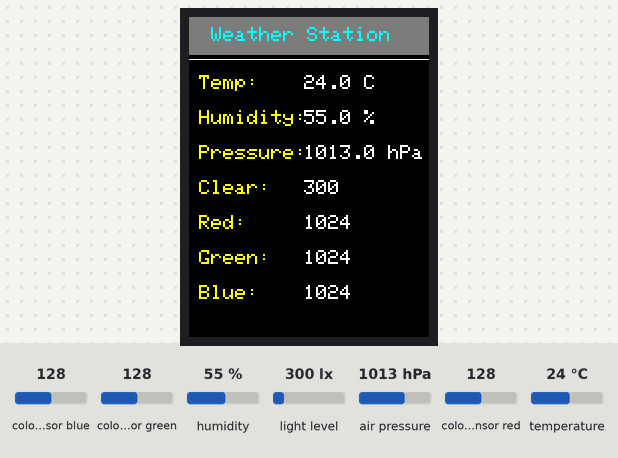
A sketch run on a simulated ESP32. Shown: 240×320 colour display. Inputs (shaded band) come from the test bench; at power-on: colour sensor blue 128, colour sensor green 128, humidity 55 %, light level 300 lx, air pressure 1013 hPa, colour sensor red 128, temperature 24 °C. What the sketch prints to the serial monitor is not drawn.

Above: at 3.5 s.
3.6 s: colour sensor blue set to 5
At 5.6 s:
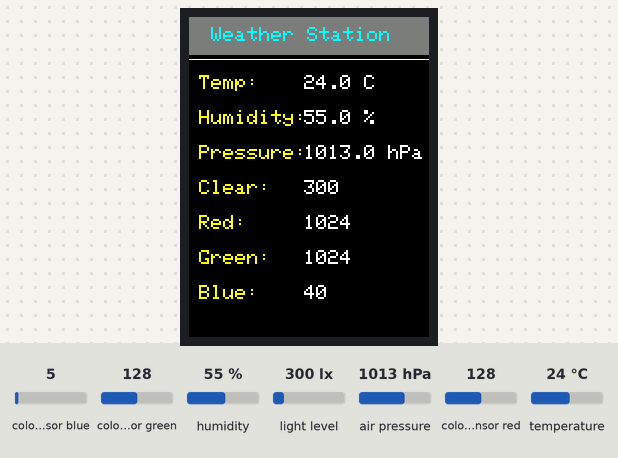
5.9 s: colour sensor green set to 5
At 7.4 s:
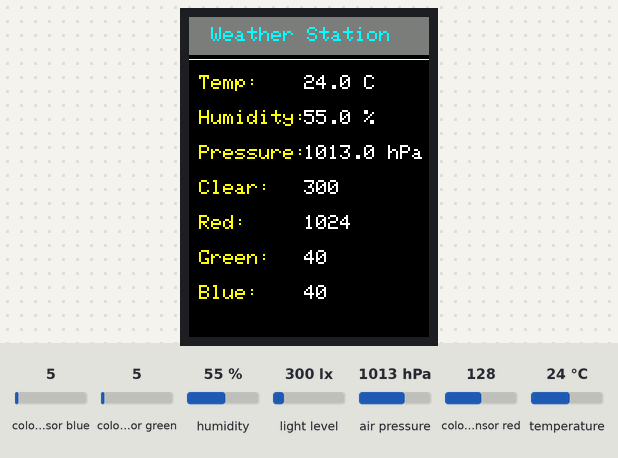
7.9 s: humidity set to 22 %
At 8.9 s:
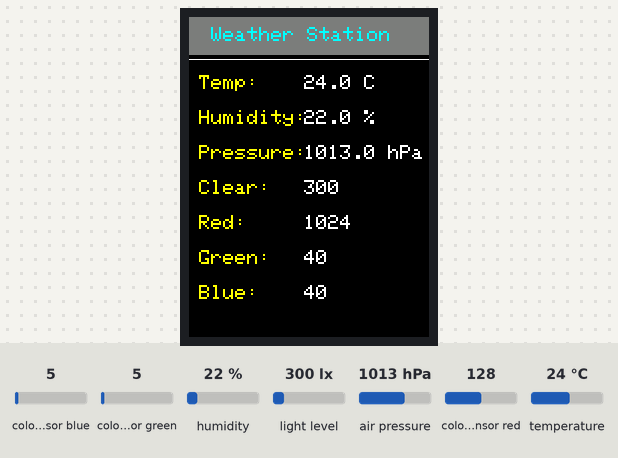
9.9 s: light level set to 40 lx
At 11.6 s:
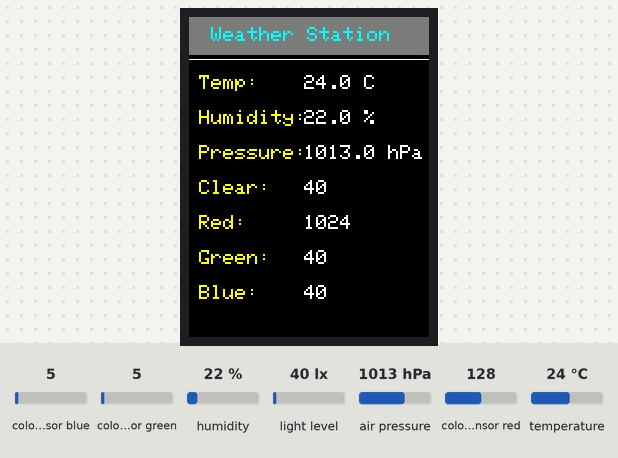
11.9 s: air pressure set to 952 hPa
At 13.1 s:
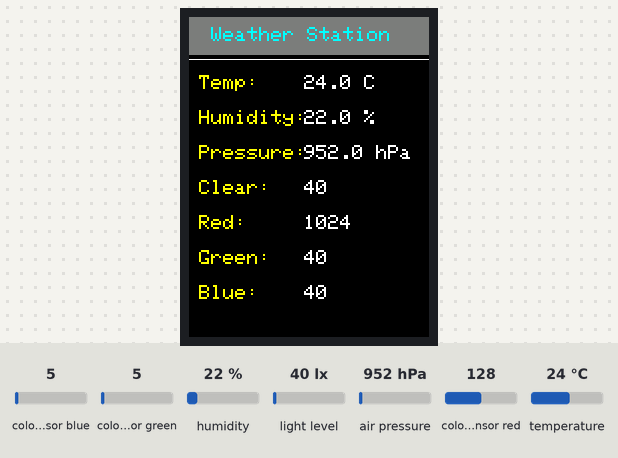
13.9 s: colour sensor red set to 5
At 15.9 s:
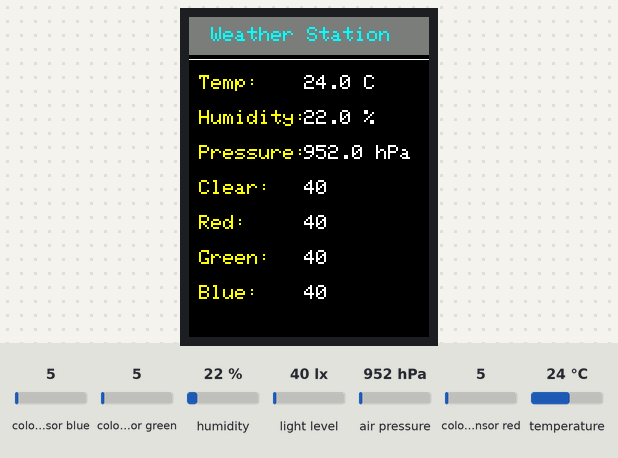
Timing chart, 0 to 16.9 s (numbered marks = the images above; inputs shaded):
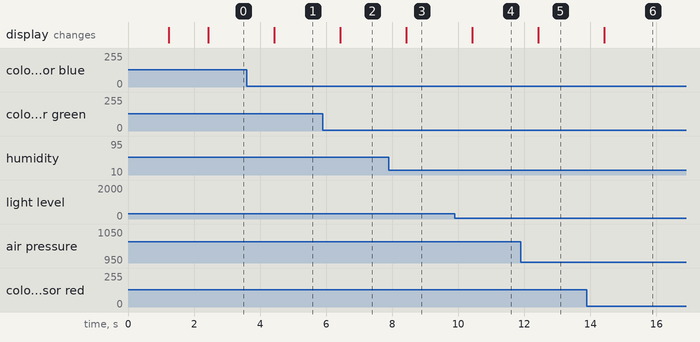

The sketch:

wheatherStation_V1.ino
```cpp
#include <SPI.h>
#include <Wire.h>
#include <WiFi.h>
#include <WebServer.h>

#include <Adafruit_GFX.h>
#include <Adafruit_ILI9341.h>
#include <Adafruit_Sensor.h>
#include <Adafruit_BME280.h>
#include <SparkFun_APDS9960.h>

// =====================================================
// WIFI HOTSPOT SETTINGS
// =====================================================
const char* ssid = "weather_station";
const char* password = "weather123456";

WebServer server(80);

// =====================================================
// ESP32 I2C PINS
// =====================================================
#define I2C_SDA 21
#define I2C_SCL 22

// =====================================================
// TFT ILI9341 PINS - YOUR CONNECTION
// =====================================================
#define TFT_SCK   18
#define TFT_MOSI  23
#define TFT_MISO  19
#define TFT_CS    5
#define TFT_DC    2
#define TFT_RST   4

Adafruit_ILI9341 tft = Adafruit_ILI9341(TFT_CS, TFT_DC, TFT_RST);

// =====================================================
// SENSORS
// =====================================================
Adafruit_BME280 bme;
SparkFun_APDS9960 apds;

bool bmeFound = false;
bool apdsFound = false;

// =====================================================
// SENSOR VALUES
// =====================================================
float temperature = NAN;
float humidity = NAN;
float pressure = NAN;

uint16_t redValue = 0;
uint16_t greenValue = 0;
uint16_t blueValue = 0;
uint16_t clearValue = 0;

// =====================================================
// TIMING
// =====================================================
unsigned long lastUpdate = 0;
const unsigned long updateInterval = 2000;

// =====================================================
// FORMAT VALUE
// =====================================================
String formatValue(float value, int decimals, String unit) {
  if (isnan(value)) return "N/A";
  return String(value, decimals) + " " + unit;
}

// =====================================================
// READ BME280
// =====================================================
void readBME280Sensor() {
  if (bmeFound) {
    temperature = bme.readTemperature();
    humidity = bme.readHumidity();
    pressure = bme.readPressure() / 100.0F;
  } else {
    temperature = NAN;
    humidity = NAN;
    pressure = NAN;
  }
}

// =====================================================
// READ APDS9960
// =====================================================
void readAPDS9960Sensor() {
  if (apdsFound) {
    apds.readAmbientLight(clearValue);
    apds.readRedLight(redValue);
    apds.readGreenLight(greenValue);
    apds.readBlueLight(blueValue);
  } else {
    clearValue = 0;
    redValue = 0;
    greenValue = 0;
    blueValue = 0;
  }
}

// =====================================================
// DRAW TFT SCREEN DESIGN
// =====================================================
void drawScreenLayout() {
  tft.fillScreen(ILI9341_BLACK);

  tft.fillRect(0, 0, 240, 38, ILI9341_DARKGREY);
  tft.setTextColor(ILI9341_CYAN);
  tft.setTextSize(2);
  tft.setCursor(22, 10);
  tft.print("Weather Station");

  tft.drawFastHLine(0, 42, 240, ILI9341_WHITE);

  tft.setTextSize(2);
  tft.setTextColor(ILI9341_YELLOW);

  tft.setCursor(10, 58);
  tft.print("Temp:");

  tft.setCursor(10, 93);
  tft.print("Humidity:");

  tft.setCursor(10, 128);
  tft.print("Pressure:");

  tft.setCursor(10, 163);
  tft.print("Clear:");

  tft.setCursor(10, 198);
  tft.print("Red:");

  tft.setCursor(10, 233);
  tft.print("Green:");

  tft.setCursor(10, 268);
  tft.print("Blue:");
}

// =====================================================
// UPDATE TFT VALUES ONLY
// =====================================================
void updateScreenValues() {
  tft.fillRect(115, 55, 120, 245, ILI9341_BLACK);

  tft.setTextSize(2);
  tft.setTextColor(ILI9341_WHITE);

  tft.setCursor(115, 58);
  tft.print(formatValue(temperature, 1, "C"));

  tft.setCursor(115, 93);
  tft.print(formatValue(humidity, 1, "%"));

  tft.setCursor(115, 128);
  tft.print(formatValue(pressure, 1, "hPa"));

  tft.setCursor(115, 163);
  tft.print(clearValue);

  tft.setCursor(115, 198);
  tft.print(redValue);

  tft.setCursor(115, 233);
  tft.print(greenValue);

  tft.setCursor(115, 268);
  tft.print(blueValue);
}

// =====================================================
// SERIAL MONITOR
// =====================================================
void printToSerial() {
  Serial.println("================================");
  Serial.println("BME280 + APDS9960 READINGS");
  Serial.println("================================");

  Serial.print("Temperature: ");
  Serial.println(formatValue(temperature, 1, "C"));

  Serial.print("Humidity: ");
  Serial.println(formatValue(humidity, 1, "%"));

  Serial.print("Pressure: ");
  Serial.println(formatValue(pressure, 1, "hPa"));

  Serial.print("Clear: ");
  Serial.println(clearValue);

  Serial.print("RGB: R=");
  Serial.print(redValue);
  Serial.print(" G=");
  Serial.print(greenValue);
  Serial.print(" B=");
  Serial.println(blueValue);

  Serial.println("================================");
}

// =====================================================
// WEB DASHBOARD PAGE
// =====================================================
void handleRoot() {
  String html = R"rawliteral(
<!DOCTYPE html>
<html>
<head>
  <meta charset="UTF-8">
  <meta name="viewport" content="width=device-width, initial-scale=1.0">
  <title>ESP32 Weather Station</title>

  <style>
    * {
      box-sizing: border-box;
      margin: 0;
      padding: 0;
      font-family: Arial, Helvetica, sans-serif;
    }

    body {
      min-height: 100vh;
      background: linear-gradient(135deg, #0f172a, #1e293b, #064e3b);
      color: #ffffff;
      padding: 20px;
    }

    .container {
      max-width: 900px;
      margin: auto;
    }

    .header {
      text-align: center;
      margin-bottom: 25px;
      padding: 25px 15px;
      background: rgba(255, 255, 255, 0.08);
      border-radius: 20px;
      border: 1px solid rgba(255, 255, 255, 0.15);
      box-shadow: 0 20px 40px rgba(0, 0, 0, 0.25);
    }

    .header h1 {
      font-size: 32px;
      margin-bottom: 8px;
      color: #67e8f9;
    }

    .header p {
      color: #cbd5e1;
      font-size: 15px;
    }

    .status {
      display: inline-block;
      margin-top: 15px;
      padding: 8px 15px;
      border-radius: 30px;
      background: rgba(34, 197, 94, 0.18);
      color: #86efac;
      font-size: 14px;
      border: 1px solid rgba(34, 197, 94, 0.4);
    }

    .grid {
      display: grid;
      grid-template-columns: repeat(auto-fit, minmax(190px, 1fr));
      gap: 18px;
    }

    .card {
      background: rgba(255, 255, 255, 0.10);
      border-radius: 18px;
      padding: 22px;
      border: 1px solid rgba(255, 255, 255, 0.14);
      box-shadow: 0 15px 30px rgba(0, 0, 0, 0.20);
    }

    .card h2 {
      font-size: 16px;
      font-weight: normal;
      color: #cbd5e1;
      margin-bottom: 12px;
    }

    .value {
      font-size: 30px;
      font-weight: bold;
      color: #ffffff;
    }

    .unit {
      font-size: 15px;
      color: #94a3b8;
      margin-left: 4px;
    }

    .temperature {
      border-left: 5px solid #f97316;
    }

    .humidity {
      border-left: 5px solid #38bdf8;
    }

    .pressure {
      border-left: 5px solid #a78bfa;
    }

    .clear {
      border-left: 5px solid #facc15;
    }

    .red {
      border-left: 5px solid #ef4444;
    }

    .green {
      border-left: 5px solid #22c55e;
    }

    .blue {
      border-left: 5px solid #3b82f6;
    }

    .rgb-box {
      margin-top: 25px;
      background: rgba(255, 255, 255, 0.08);
      padding: 20px;
      border-radius: 18px;
      border: 1px solid rgba(255, 255, 255, 0.15);
    }

    .rgb-title {
      font-size: 20px;
      margin-bottom: 15px;
      color: #67e8f9;
    }

    .bar-container {
      margin-bottom: 14px;
    }

    .bar-label {
      display: flex;
      justify-content: space-between;
      margin-bottom: 6px;
      color: #cbd5e1;
      font-size: 14px;
    }

    .bar {
      height: 12px;
      background: rgba(255, 255, 255, 0.12);
      border-radius: 20px;
      overflow: hidden;
    }

    .bar-fill {
      height: 100%;
      width: 0%;
      border-radius: 20px;
      transition: width 0.4s ease;
    }

    .red-fill {
      background: #ef4444;
    }

    .green-fill {
      background: #22c55e;
    }

    .blue-fill {
      background: #3b82f6;
    }

    .footer {
      text-align: center;
      margin-top: 25px;
      color: #94a3b8;
      font-size: 13px;
    }

    @media (max-width: 500px) {
      .header h1 {
        font-size: 25px;
      }

      .value {
        font-size: 26px;
      }

      body {
        padding: 12px;
      }
    }
  </style>
</head>

<body>
  <div class="container">

    <div class="header">
      <h1>ESP32 Weather Station</h1>
      <p>BME280 Environmental Sensor + APDS-9960 RGB Light Sensor</p>
      <div class="status">Live Dashboard - Updates Every 2 Seconds</div>
    </div>

    <div class="grid">
      <div class="card temperature">
        <h2>Temperature</h2>
        <div><span class="value" id="temperature">--</span><span class="unit">°C</span></div>
      </div>

      <div class="card humidity">
        <h2>Humidity</h2>
        <div><span class="value" id="humidity">--</span><span class="unit">%</span></div>
      </div>

      <div class="card pressure">
        <h2>Pressure</h2>
        <div><span class="value" id="pressure">--</span><span class="unit">hPa</span></div>
      </div>

      <div class="card clear">
        <h2>Clear Light</h2>
        <div><span class="value" id="clear">--</span></div>
      </div>

      <div class="card red">
        <h2>Red Light</h2>
        <div><span class="value" id="red">--</span></div>
      </div>

      <div class="card green">
        <h2>Green Light</h2>
        <div><span class="value" id="green">--</span></div>
      </div>

      <div class="card blue">
        <h2>Blue Light</h2>
        <div><span class="value" id="blue">--</span></div>
      </div>
    </div>

    <div class="rgb-box">
      <div class="rgb-title">RGB Light Strength</div>

      <div class="bar-container">
        <div class="bar-label"><span>Red</span><span id="redText">--</span></div>
        <div class="bar"><div class="bar-fill red-fill" id="redBar"></div></div>
      </div>

      <div class="bar-container">
        <div class="bar-label"><span>Green</span><span id="greenText">--</span></div>
        <div class="bar"><div class="bar-fill green-fill" id="greenBar"></div></div>
      </div>

      <div class="bar-container">
        <div class="bar-label"><span>Blue</span><span id="blueText">--</span></div>
        <div class="bar"><div class="bar-fill blue-fill" id="blueBar"></div></div>
      </div>
    </div>

    <div class="footer">
      Connect to ESP32 hotspot and open 192.168.4.1
    </div>

  </div>

  <script>
    function limitBar(value) {
      let percent = Number(value);
      if (percent > 100) percent = 100;
      if (percent < 0) percent = 0;
      return percent;
    }

    function updateDashboard() {
      fetch('/data')
        .then(response => response.json())
        .then(data => {
          document.getElementById('temperature').innerText = data.temperature;
          document.getElementById('humidity').innerText = data.humidity;
          document.getElementById('pressure').innerText = data.pressure;
          document.getElementById('clear').innerText = data.clear;
          document.getElementById('red').innerText = data.red;
          document.getElementById('green').innerText = data.green;
          document.getElementById('blue').innerText = data.blue;

          document.getElementById('redText').innerText = data.red;
          document.getElementById('greenText').innerText = data.green;
          document.getElementById('blueText').innerText = data.blue;

          document.getElementById('redBar').style.width = limitBar(data.red) + '%';
          document.getElementById('greenBar').style.width = limitBar(data.green) + '%';
          document.getElementById('blueBar').style.width = limitBar(data.blue) + '%';
        })
        .catch(error => {
          console.log('Dashboard update error:', error);
        });
    }

    updateDashboard();
    setInterval(updateDashboard, 2000);
  </script>

</body>
</html>
)rawliteral";

  server.send(200, "text/html", html);
}

// =====================================================
// JSON DATA FOR WEB DASHBOARD
// =====================================================
void handleData() {
  String json = "{";

  json += "\"temperature\":\"";
  json += isnan(temperature) ? "N/A" : String(temperature, 1);
  json += "\",";

  json += "\"humidity\":\"";
  json += isnan(humidity) ? "N/A" : String(humidity, 1);
  json += "\",";

  json += "\"pressure\":\"";
  json += isnan(pressure) ? "N/A" : String(pressure, 1);
  json += "\",";

  json += "\"clear\":\"" + String(clearValue) + "\",";
  json += "\"red\":\"" + String(redValue) + "\",";
  json += "\"green\":\"" + String(greenValue) + "\",";
  json += "\"blue\":\"" + String(blueValue) + "\"";

  json += "}";

  server.send(200, "application/json", json);
}

// =====================================================
// SETUP
// =====================================================
void setup() {
  Serial.begin(115200);
  delay(1000);

  Serial.println("Starting ESP32 Weather Station...");

  Wire.begin(I2C_SDA, I2C_SCL);

  SPI.begin(TFT_SCK, TFT_MISO, TFT_MOSI, TFT_CS);

  tft.begin();

  // Portrait mode. If upside down, change 0 to 2.
  tft.setRotation(0);

  tft.fillScreen(ILI9341_BLACK);
  tft.setTextColor(ILI9341_GREEN);
  tft.setTextSize(2);
  tft.setCursor(25, 140);
  tft.print("Starting...");
  delay(1000);

  drawScreenLayout();

  // =====================================================
  // BME280 SETUP
  // =====================================================
  if (bme.begin(0x76)) {
    bmeFound = true;
    Serial.println("BME280 found at 0x76");
  } else if (bme.begin(0x77)) {
    bmeFound = true;
    Serial.println("BME280 found at 0x77");
  } else {
    Serial.println("BME280 NOT found");
  }

  // =====================================================
  // APDS9960 SETUP
  // =====================================================
  if (apds.init()) {
    apdsFound = true;
    apds.enableLightSensor(false);
    Serial.println("APDS9960 found");
  } else {
    Serial.println("APDS9960 NOT found");
  }

  // =====================================================
  // START ESP32 HOTSPOT
  // =====================================================
  WiFi.softAP(ssid, password);

  IPAddress IP = WiFi.softAPIP();
  Serial.print("ESP32 Hotspot Started. IP Address: ");
  Serial.println(IP);

  // =====================================================
  // WEB ROUTES
  // =====================================================
  server.on("/", handleRoot);
  server.on("/data", handleData);
  server.begin();

  Serial.println("Web server started.");

  readBME280Sensor();
  readAPDS9960Sensor();
  updateScreenValues();
  printToSerial();
}

// =====================================================
// LOOP
// =====================================================
void loop() {
  server.handleClient();

  if (millis() - lastUpdate >= updateInterval) {
    lastUpdate = millis();

    readBME280Sensor();
    readAPDS9960Sensor();

    updateScreenValues();
    printToSerial();
  }
}
```

Measured:
- after the input at 3.6 s, the display: changes after 0.83 s (image 1)
- after the input at 5.9 s, the display: changes after 0.53 s (image 2)
- after the input at 7.9 s, the display: changes after 0.53 s (image 3)
- after the input at 9.9 s, the display: changes after 0.53 s (image 4)
- after the input at 11.9 s, the display: changes after 0.53 s (image 5)
- after the input at 13.9 s, the display: changes after 0.53 s (image 6)
